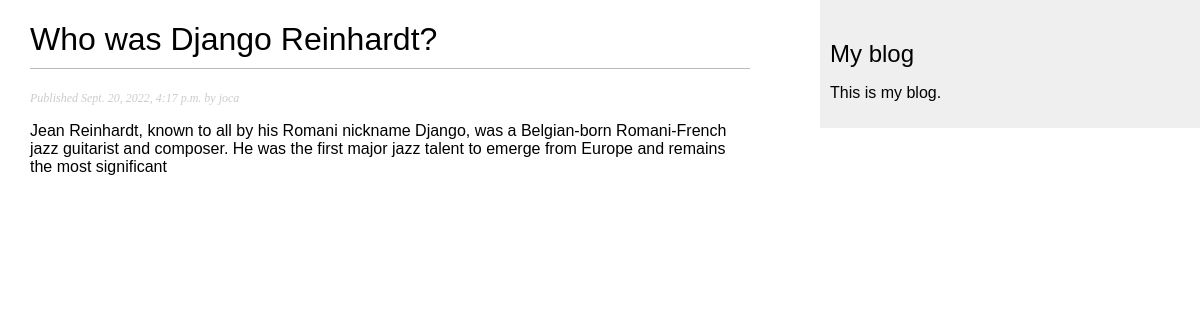
Page /blog/1/ on the committed database.
### blog/models.py (models this page shows, shortened)
class Post(models.Model):
    class Status(models.TextChoices):
        DRAFT = 'DF', 'Draft'
        PUBLISHED = 'PB', 'Published'
    title = models.CharField(max_length=256)
    slug = models.SlugField(max_length=256)
    author = models.ForeignKey(User, on_delete=models.CASCADE, related_name='blog_posts')
    body = models.TextField()
    publish = models.DateTimeField(default=timezone.now)
    created = models.DateTimeField(auto_now_add=True)
    update = models.DateTimeField(auto_now=True)
    status = models.CharField(max_length=2, choices=Status.choices, default=Status.DRAFT)
    objects = models.Manager()  # default
    published = PublishedManage()  # My custom manager
    class Meta:
        ordering = ['-publish']
        indexes = [
            models.Index(fields=['-publish'])
        ]

### blog/views.py (the view)
# urls.py: path('<int:id>/', views.post_detail, name='post_detail'),
def post_detail(request, id):
    post = get_object_or_404(Post, id=id, status=Post.Status.PUBLISHED)
    context = {'post': post}
    return render(request, 'blog/post/detail.html', context)

### blog/templates/blog/post/detail.html (shortened to what this page needs)
{% extends "blog/base.html" %}
{% block content %}
  <h1>{{ post.title }}</h1>
  <p class="date">
    Published {{ post.publish }} by {{ post.author }}
  </p>
  {{ post.body|linebreaks }}
{% endblock %}

### blog/static/css/blog.css (style rules this page uses)
body { margin:0; padding:0; font-family:helvetica, sans-serif; }
h1 { font-weight:normal; border-bottom:1px solid #bbb; padding:0 0 10px 0; }
p.date { color:#ccc; font-family: georgia, serif; font-size: 12px; font-style: italic; }

### rows in the picture
Post: title "Who was Django Reinhardt?", publish "Sept. 20, 2022, 4:17 p.m.", author "joca", body "Jean Reinhardt, known to all by his Romani nickname Django, was a Belgian-born Romani-French jazz guitarist and composer. He was the first major jazz talent to emerge from Europe and remains the most significant"
